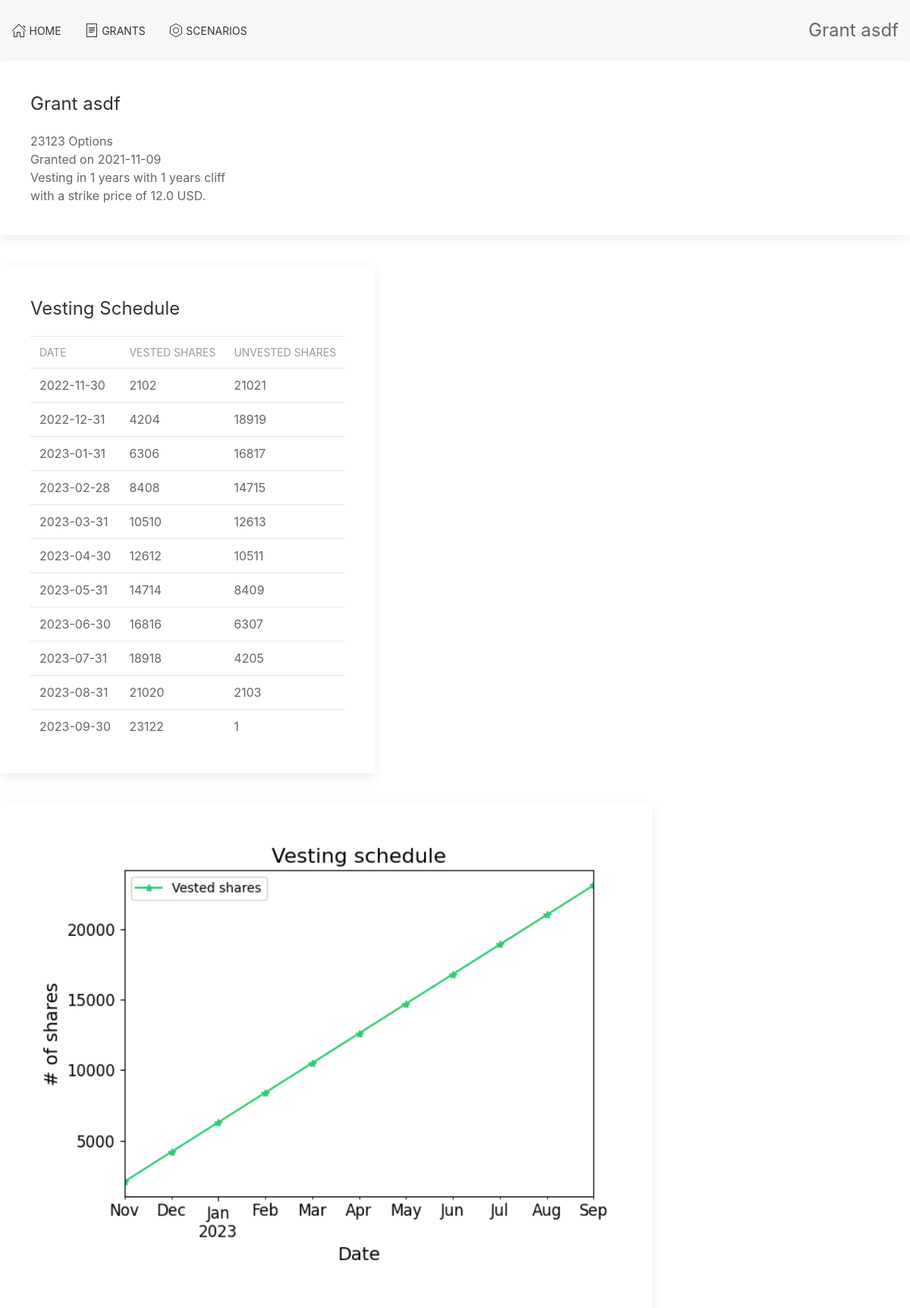
The app's page /grants/asdf with its own data.
### tables this page shows
CREATE TABLE grants (
    name    TEXT NOT NULL PRIMARY KEY,
    kind    TEXT NOT NULL,
    shares  INTEGER NOT NULL,
    date    TEXT NOT NULL,
    cliff   INTEGER NOT NULL,
    vesting INTEGER NOT NULL,
    strike  FLOAT
);

### pegasus/webapp/equity/views.py (the view)
@grants.route("/grants/<name>")
def grant(name):
    grant = get_grant(name)
    schedule = get_vesting_schedule(grant)
    my_plot = plot_grant_schedule(schedule)
    return render_template("grant.jinja", grant=grant, plot=my_plot, schedule=schedule)

### pegasus/equity/entities.py (called while the page is built)
    @classmethod
    def from_dict(cls, dictionary):
        dictionary["date"] = to_datetime((dictionary["date"]))
        return cls(**{f.name: dictionary[f.name] for f in fields(cls)})

### pegasus/equity/vesting.py (called while the page is built)
def get_vesting_schedule(grant: Grant):
    start_date = grant.date + relativedelta(years=grant.cliff)
    end_date = start_date + relativedelta(months=12 * grant.vesting - 1)
    dates = date_range(start_date, end_date, freq="1M")
    schedule = DataFrame(
        {"vested": zeros(len(dates)), "unvested": zeros(len(dates))},
        index=dates,
        dtype=int,
    )
    unvested = grant.shares
    vested = 0
    for date in dates:
        to_vest = min(round(grant.shares / len(dates)), unvested)
        vested += to_vest
        unvested -= to_vest
        schedule.loc[date] = [vested, unvested]
    return schedule

def plot_grant_schedule(grant_schedule):
    fig, ax = plt.subplots()
    dated_bar_plot(
        grant_schedule.vested,
        ax,
        fig,
        12,
        label="Vested shares",
        fontsize=12,
        color="#2ecc71",
    )
    ax.legend(loc="upper left")
    ax.set_title("Vesting schedule", fontsize=16)
    ax.set_xlabel("Date", fontsize=14)
    ax.set_ylabel("# of shares", fontsize=14)
    fig.tight_layout()
    return encode_plot(fig)

### pegasus/webapp/app.py (called while the page is built)
@app.teardown_appcontext
def close_connection(exception):
    db = getattr(g, "_database", None)
    if db is not None:
        db.close()

### pegasus/webapp/db.py (called while the page is built)
def get_db():
    db = getattr(g, "_database", None)
    if db is None:
        conn = sqlite3.connect("database/test.db")
        conn.row_factory = sqlite3.Row
        db = g._database = conn
    return db

def query_one(query, args=()):
    cur = get_db().execute(query, args)
    rv = cur.fetchone()
    cur.close()
    return rv

### pegasus/webapp/equity/controllers.py (called while the page is built)
def grant_from_row(row):
    klass = OptionGrant if row["kind"] == "OPTION" else RSUGrant
    row_dict = dict(**row)
    return klass.from_dict(row_dict)

def get_grant(name):
    row = query_one("SELECT * FROM grants WHERE name = ?", (name,))
    return grant_from_row(row)

### pegasus/webapp/equity/plotting.py (called while the page is built)
def encode_plot(fig):
    figfile = BytesIO()
    fig.savefig(figfile, format="png")
    figfile.seek(0)
    figdata_png = base64.b64encode(figfile.read())
    return figdata_png.decode("utf-8")

def dated_bar_plot(data_series, ax, fig, max_ticks, *args, **kwargs):
    data_series.plot.line(ax=ax, style="-*", *args, **kwargs)

### pegasus/webapp/templates/grant.jinja (shortened to what this page needs)
{% extends "base.jinja" %}
{% block head %}
{{ super() }}
{% endblock %}
{%block pagetitle %} Grant {{grant.name}} {%endblock%}
{% block content %}
<div class="uk-child-width-expand@s" uk-grid>
    <div>
        <div class="uk-card uk-card-default uk-card-body">
                <h3>Grant {{ grant.name }}</h3>
                <p>
                    {{ grant.shares }} {{ grant.kind if  grant.kind == "RSU" else grant.kind.title() }}s
                    <br/>Granted on {{ grant.date.date() }}
                    <br/>Vesting in {{ grant.vesting }} years {% if grant.cliff != 0 %} with {{ grant.cliff }} years cliff {% endif %}
                    {% if grant.kind == "OPTION" %}<br/> with a strike price of {{ grant.strike }} USD. {% endif %}
                </p>
        </div>
    </div>
</div>
<div class="uk-grid-match" uk-grid>
    <div>
        <div class="uk-card uk-card-default uk-card-body">
            <h3>Vesting Schedule </h3>
            <table class="uk-table uk-table-small uk-table-divider uk-table-hover">
                <thead>
                    <tr>
                        <th>Date</th>
                        <th>Vested Shares</th>
                        <th>Unvested Shares</th>
                    </tr>
                </thead>
                <tbody>
                    {% for row in schedule.itertuples() %}
                    <tr>
                        <td>{{ row.Index.date() }}</td>
                        <td>{{ row.vested }}</td>
                        <td>{{ row.unvested }}</td>
                    </tr>
                    {% endfor %}
                </tbody>
            </table>
        </div>
    </div>
    <div>
        <div class="uk-card uk-card-default uk-card-body">
            {% if plot != None %}
                <img width="780" height="1024"\>
            {% endif %}
        </div>
    </div>
</div>
{% endblock %}

### records on screen
grants: name "asdf", shares "23123", kind "Option", vesting "1", cliff "1", strike "12.0"

### other values on screen
{{ grant.date.date() }} "2021-11-09"
{{ row.Index.date() }} "2022-11-30" "2022-12-31" "2023-01-31" "2023-02-28" "2023-03-31" "2023-04-30" "2023-05-31" "2023-06-30" "2023-07-31" "2023-08-31" "2023-09-30"
{{ row.vested }} "2102" "4204" "6306" "8408" "10510" "12612" "14714" "16816" "18918" "21020" "23122"
{{ row.unvested }} "21021" "18919" "16817" "14715" "12613" "10511" "8409" "6307" "4205" "2103" "1"
